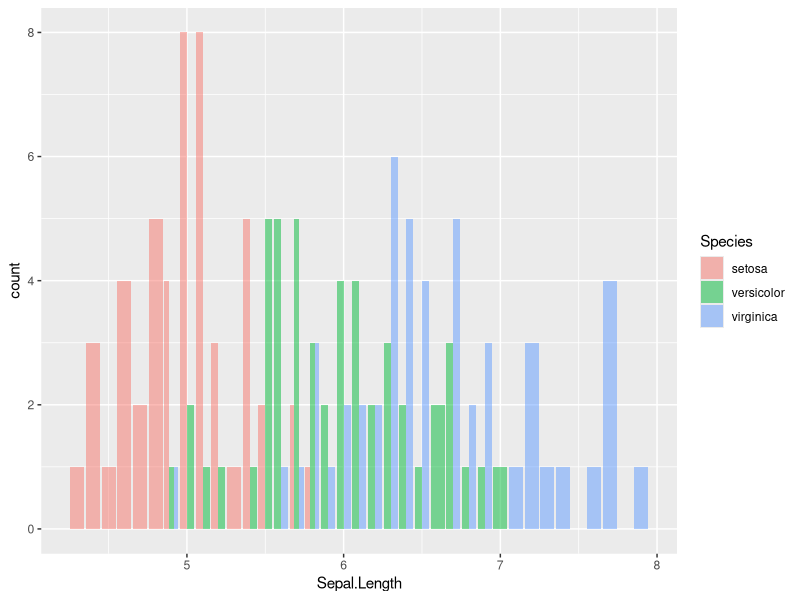
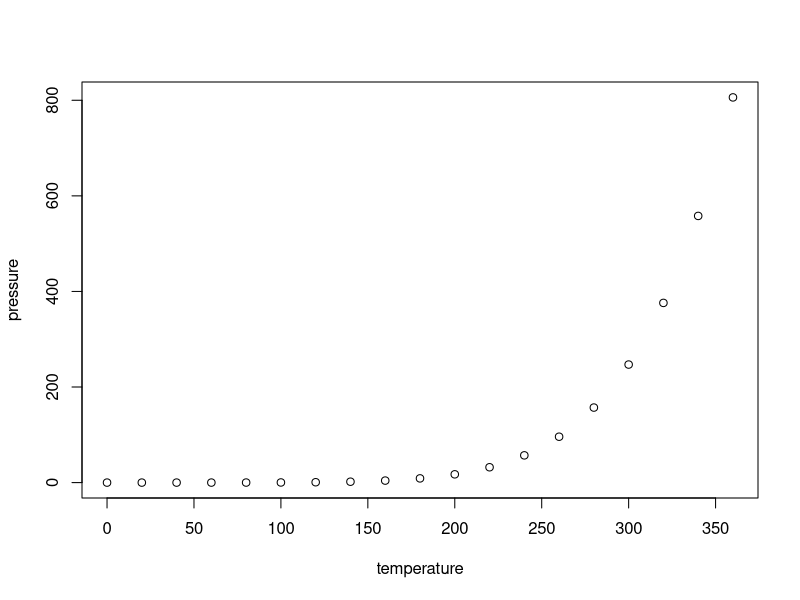

Write the R code that produced these figures, in order.
## ---- chunk 1
knitr::opts_chunk$set(echo = TRUE)
## ---- chunk 2
library(ggplot2)
data(iris)
iris

ggplot(data=iris) +
  geom_bar(aes(x=Sepal.Length, fill=Species), position=position_dodge(), alpha = 0.5)

## ---- chunk 3
plot(pressure)
